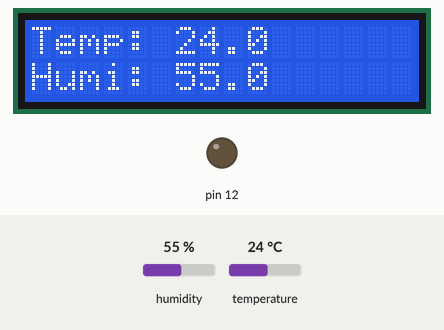
Simulated run of this program. Board: Raspberry Pi (header pin numbers). Shown: 16×2 character LCD, output pins drawn as LEDs (lit = HIGH). Inputs (shaded band) come from the test bench; at power-on: humidity 55 %, temperature 24 °C. The clock reads 2024-03-15 10:24:30 at power-on unless the program sets it; no MQTT or app messages arrive unless stated; library files of the repository ran but are not shown: PCF8574.py, Adafruit_LCD1602.py; what the program prints to the terminal is not drawn.

Above: at 1.3 s.
1.4 s: humidity set to 69 %
At 5.7 s:
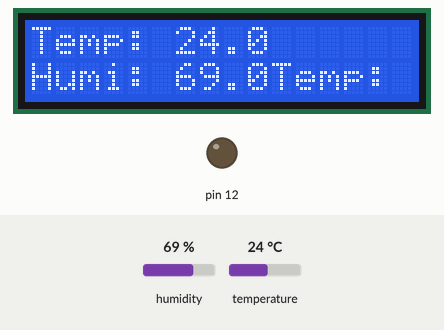
6.6 s: humidity set to 72 %
At 9.5 s:
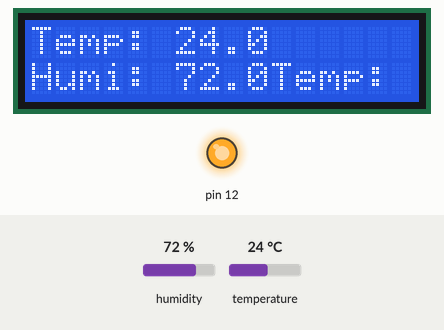
11.8 s: humidity set to 22 %
At 13.3 s:
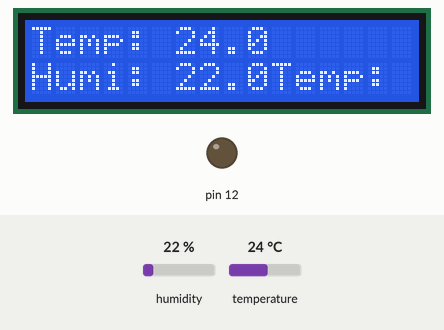
Timing chart, 0 to 14.8 s (numbered marks = the images above; inputs shaded):
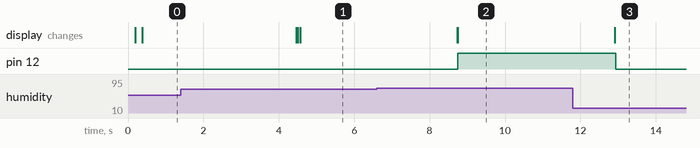

Measured:
- the behaviour switches between 70 and 71 % on humidity (found by bisection; images 1 and 2)
- after the input at 6.6 s, pin 12: LOW → HIGH after 2.1 s; the display: first changes after 2.1 s (image 2 shows a later state)
- after the input at 11.8 s, pin 12: HIGH → LOW after 1.1 s; the display: changes after 1.1 s (image 3)

The program:

WangSJ_Individual_Project.py
```python
import RPi.GPIO as GPIO
import dht11
from AWSIoTPythonSDK.MQTTLib import AWSIoTMQTTClient
from time import sleep
from datetime import date, datetime
from PCF8574 import PCF8574_GPIO
from Adafruit_LCD1602 import Adafruit_CharLCD

# initialize GPIO
GPIO.setwarnings(False)
GPIO.setmode(GPIO.BOARD)
GPIO.setup(12, GPIO.OUT)   # Set ledPin's mode is output
GPIO.output(12, GPIO.LOW)  # Set ledPin low to off led

#AWS IoT certificate based connection
myMQTTClient= AWSIoTMQTTClient("123afhlss456")
myMQTTClient.configureEndpoint("a2qltcok4pbs9j-ats.iot.us-west-2.amazonaws.com", 8883)
myMQTTClient.configureCredentials("/home/pi/certs/AmazonRootCA1.pem", "/home/pi/certs/e38bc20b51-private.pem.key", "/home/pi/certs/e38bc20b51-certificate.pem.crt")
myMQTTClient.configureOfflinePublishQueueing(-1) # Infinite offline Publish queueing
myMQTTClient.configureDrainingFrequency(2) # Draining: 2 Hz
myMQTTClient.configureConnectDisconnectTimeout(10) # 10 sec
myMQTTClient.configureMQTTOperationTimeout(5) # 5 sec
#connect and publish
myMQTTClient.connect()
myMQTTClient.publish("my_piTopic", "connected", 0)

PCF8574_address = 0x27  # I2C address of the PCF8574 chip.
PCF8574A_address = 0x3F  # I2C address of the PCF8574A chip.

# Create PCF8574 GPIO adapter.
try:
    mcp = PCF8574_GPIO(PCF8574_address)
except:
    try:
        mcp = PCF8574_GPIO(PCF8574A_address)
    except:
        exit(1)

# Create LCD, passing in MCP GPIO adapter.
lcd = Adafruit_CharLCD(pin_rs=0, pin_e=2, pins_db=[4,5,6,7], GPIO=mcp)

mcp.output(3,1)     # turn on LCD backlight
lcd.begin(16,2)     # set number of LCD lines and columns
lcd.setCursor(0,0)  # set cursor position

#loop and publish sensor reading
try:
    while 1:
        now = datetime.utcnow()
        now_str= now.strftime('%Y-%m-%dT%H:%M:%SZ') #e.g. 2016-04-18T06:12:25.877Z
        instance = dht11.DHT11(pin = 11) #BCM GPIO04
        result = instance.read()
        if result.is_valid():
            payload = '{ "timestamp": "' + now_str+ '","temperature": ' + str(result.temperature) + ',"humidity": '+ str(result.humidity) + ' }'
            print payload
            myMQTTClient.publish("my_piTopic", payload, 0)

            lcd.message('Temp: ' + str(result.temperature) +'\n')# display temperature
            lcd.message('Humi: ' + str(result.humidity))         # display humidity

            if result.humidity > 70:
                GPIO.output(12, GPIO.HIGH)  # led on
            else:
                GPIO.output(12, GPIO.LOW) # led off

            sleep(4)
        else:
            print (".")
            lcd.clear()
            sleep(1)
except KeyboardInterrupt:
    GPIO.cleanup()
    exit() 
```
